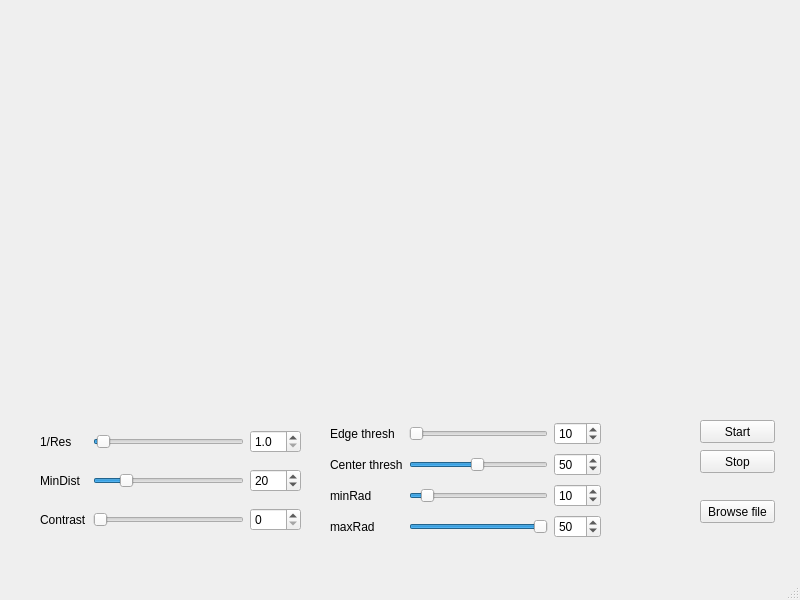
<?xml version="1.0" encoding="UTF-8"?>
<ui version="4.0">
 <class>MainWindow</class>
 <widget class="QMainWindow" name="MainWindow">
  <property name="geometry">
   <rect>
    <x>0</x>
    <y>0</y>
    <width>800</width>
    <height>600</height>
   </rect>
  </property>
  <property name="windowTitle">
   <string>MainWindow</string>
  </property>
  <property name="styleSheet">
   <string notr="true">nr-label-background: rgb(255, 255, 255)</string>
  </property>
  <widget class="QWidget" name="centralwidget">
   <widget class="QLabel" name="VideoFeed">
    <property name="geometry">
     <rect>
      <x>20</x>
      <y>10</y>
      <width>731</width>
      <height>381</height>
     </rect>
    </property>
    <property name="autoFillBackground">
     <bool>false</bool>
    </property>
    <property name="text">
     <string/>
    </property>
   </widget>
   <widget class="QPushButton" name="browseFile">
    <property name="geometry">
     <rect>
      <x>700</x>
      <y>500</y>
      <width>75</width>
      <height>23</height>
     </rect>
    </property>
    <property name="text">
     <string>Browse file</string>
    </property>
   </widget>
   <widget class="QPushButton" name="stopBtn">
    <property name="geometry">
     <rect>
      <x>700</x>
      <y>450</y>
      <width>75</width>
      <height>23</height>
     </rect>
    </property>
    <property name="text">
     <string>Stop</string>
    </property>
   </widget>
   <widget class="QPushButton" name="startBtn">
    <property name="geometry">
     <rect>
      <x>700</x>
      <y>420</y>
      <width>75</width>
      <height>23</height>
     </rect>
    </property>
    <property name="text">
     <string>Start</string>
    </property>
   </widget>
   <widget class="QWidget" name="">
    <property name="geometry">
     <rect>
      <x>40</x>
      <y>420</y>
      <width>261</width>
      <height>121</height>
     </rect>
    </property>
    <layout class="QGridLayout" name="gridLayout">
     <item row="1" column="0">
      <widget class="QLabel" name="label_2">
       <property name="text">
        <string>MinDist</string>
       </property>
      </widget>
     </item>
     <item row="2" column="1">
      <widget class="QSlider" name="contrastSlider">
       <property name="minimum">
        <number>1</number>
       </property>
       <property name="orientation">
        <enum>Qt::Horizontal</enum>
       </property>
      </widget>
     </item>
     <item row="0" column="0">
      <widget class="QLabel" name="label">
       <property name="text">
        <string>1/Res</string>
       </property>
      </widget>
     </item>
     <item row="2" column="0">
      <widget class="QLabel" name="label_3">
       <property name="text">
        <string>Contrast</string>
       </property>
      </widget>
     </item>
     <item row="0" column="1">
      <widget class="QSlider" name="radiusSlider">
       <property name="minimum">
        <number>10</number>
       </property>
       <property name="maximum">
        <number>100</number>
       </property>
       <property name="value">
        <number>12</number>
       </property>
       <property name="orientation">
        <enum>Qt::Horizontal</enum>
       </property>
      </widget>
     </item>
     <item row="2" column="2">
      <widget class="QSpinBox" name="contrastSpinBox"/>
     </item>
     <item row="1" column="2">
      <widget class="QSpinBox" name="minDistSpinBox">
       <property name="minimum">
        <number>1</number>
       </property>
       <property name="maximum">
        <number>100</number>
       </property>
       <property name="value">
        <number>20</number>
       </property>
      </widget>
     </item>
     <item row="1" column="1">
      <widget class="QSlider" name="minDistSlider">
       <property name="minimum">
        <number>1</number>
       </property>
       <property name="maximum">
        <number>100</number>
       </property>
       <property name="value">
        <number>20</number>
       </property>
       <property name="orientation">
        <enum>Qt::Horizontal</enum>
       </property>
      </widget>
     </item>
     <item row="0" column="2">
      <widget class="QDoubleSpinBox" name="radiusSpinBox">
       <property name="decimals">
        <number>1</number>
       </property>
       <property name="minimum">
        <double>1.000000000000000</double>
       </property>
       <property name="maximum">
        <double>10.000000000000000</double>
       </property>
       <property name="singleStep">
        <double>0.100000000000000</double>
       </property>
      </widget>
     </item>
    </layout>
   </widget>
   <widget class="QWidget" name="">
    <property name="geometry">
     <rect>
      <x>330</x>
      <y>420</y>
      <width>271</width>
      <height>121</height>
     </rect>
    </property>
    <layout class="QGridLayout" name="gridLayout_2">
     <item row="0" column="0">
      <widget class="QLabel" name="label_5">
       <property name="text">
        <string>Edge thresh</string>
       </property>
      </widget>
     </item>
     <item row="0" column="1">
      <widget class="QSlider" name="param1Slider">
       <property name="minimum">
        <number>1</number>
       </property>
       <property name="maximum">
        <number>100</number>
       </property>
       <property name="orientation">
        <enum>Qt::Horizontal</enum>
       </property>
      </widget>
     </item>
     <item row="0" column="2">
      <widget class="QSpinBox" name="param1SpinBox">
       <property name="minimum">
        <number>1</number>
       </property>
       <property name="maximum">
        <number>100</number>
       </property>
       <property name="value">
        <number>10</number>
       </property>
      </widget>
     </item>
     <item row="1" column="0">
      <widget class="QLabel" name="label_4">
       <property name="text">
        <string>Center thresh</string>
       </property>
      </widget>
     </item>
     <item row="1" column="1">
      <widget class="QSlider" name="param2Slider">
       <property name="minimum">
        <number>1</number>
       </property>
       <property name="maximum">
        <number>100</number>
       </property>
       <property name="value">
        <number>50</number>
       </property>
       <property name="orientation">
        <enum>Qt::Horizontal</enum>
       </property>
      </widget>
     </item>
     <item row="1" column="2">
      <widget class="QSpinBox" name="param2SpinBox">
       <property name="minimum">
        <number>1</number>
       </property>
       <property name="maximum">
        <number>100</number>
       </property>
       <property name="value">
        <number>50</number>
       </property>
      </widget>
     </item>
     <item row="2" column="0">
      <widget class="QLabel" name="label_6">
       <property name="text">
        <string>minRad</string>
       </property>
      </widget>
     </item>
     <item row="2" column="1">
      <widget class="QSlider" name="minRadSlider">
       <property name="minimum">
        <number>1</number>
       </property>
       <property name="maximum">
        <number>100</number>
       </property>
       <property name="value">
        <number>10</number>
       </property>
       <property name="orientation">
        <enum>Qt::Horizontal</enum>
       </property>
      </widget>
     </item>
     <item row="2" column="2">
      <widget class="QSpinBox" name="minRadSpinBox">
       <property name="minimum">
        <number>1</number>
       </property>
       <property name="maximum">
        <number>100</number>
       </property>
       <property name="value">
        <number>10</number>
       </property>
      </widget>
     </item>
     <item row="3" column="0">
      <widget class="QLabel" name="label_7">
       <property name="text">
        <string>maxRad</string>
       </property>
      </widget>
     </item>
     <item row="3" column="1">
      <widget class="QSlider" name="maxRadSlider">
       <property name="minimum">
        <number>1</number>
       </property>
       <property name="maximum">
        <number>100</number>
       </property>
       <property name="value">
        <number>100</number>
       </property>
       <property name="orientation">
        <enum>Qt::Horizontal</enum>
       </property>
      </widget>
     </item>
     <item row="3" column="2">
      <widget class="QSpinBox" name="maxRadSpinBox">
       <property name="minimum">
        <number>1</number>
       </property>
       <property name="maximum">
        <number>100</number>
       </property>
       <property name="value">
        <number>50</number>
       </property>
      </widget>
     </item>
    </layout>
   </widget>
  </widget>
  <widget class="QMenuBar" name="menubar">
   <property name="geometry">
    <rect>
     <x>0</x>
     <y>0</y>
     <width>800</width>
     <height>21</height>
    </rect>
   </property>
  </widget>
  <widget class="QStatusBar" name="statusbar"/>
 </widget>
 <resources/>
 <connections>
  <connection>
   <sender>minDistSlider</sender>
   <signal>valueChanged(int)</signal>
   <receiver>minDistSpinBox</receiver>
   <slot>setValue(int)</slot>
   <hints>
    <hint type="sourcelabel">
     <x>248</x>
     <y>496</y>
    </hint>
    <hint type="destinationlabel">
     <x>262</x>
     <y>498</y>
    </hint>
   </hints>
  </connection>
  <connection>
   <sender>minDistSpinBox</sender>
   <signal>valueChanged(int)</signal>
   <receiver>minDistSlider</receiver>
   <slot>setValue(int)</slot>
   <hints>
    <hint type="sourcelabel">
     <x>260</x>
     <y>498</y>
    </hint>
    <hint type="destinationlabel">
     <x>237</x>
     <y>497</y>
    </hint>
   </hints>
  </connection>
  <connection>
   <sender>contrastSlider</sender>
   <signal>valueChanged(int)</signal>
   <receiver>contrastSpinBox</receiver>
   <slot>setValue(int)</slot>
   <hints>
    <hint type="sourcelabel">
     <x>248</x>
     <y>529</y>
    </hint>
    <hint type="destinationlabel">
     <x>266</x>
     <y>531</y>
    </hint>
   </hints>
  </connection>
  <connection>
   <sender>contrastSpinBox</sender>
   <signal>valueChanged(int)</signal>
   <receiver>contrastSlider</receiver>
   <slot>setValue(int)</slot>
   <hints>
    <hint type="sourcelabel">
     <x>263</x>
     <y>536</y>
    </hint>
    <hint type="destinationlabel">
     <x>248</x>
     <y>536</y>
    </hint>
   </hints>
  </connection>
  <connection>
   <sender>maxRadSlider</sender>
   <signal>valueChanged(int)</signal>
   <receiver>maxRadSpinBox</receiver>
   <slot>setValue(int)</slot>
   <hints>
    <hint type="sourcelabel">
     <x>480</x>
     <y>542</y>
    </hint>
    <hint type="destinationlabel">
     <x>559</x>
     <y>546</y>
    </hint>
   </hints>
  </connection>
  <connection>
   <sender>maxRadSpinBox</sender>
   <signal>valueChanged(int)</signal>
   <receiver>maxRadSlider</receiver>
   <slot>setValue(int)</slot>
   <hints>
    <hint type="sourcelabel">
     <x>564</x>
     <y>538</y>
    </hint>
    <hint type="destinationlabel">
     <x>520</x>
     <y>538</y>
    </hint>
   </hints>
  </connection>
  <connection>
   <sender>minRadSlider</sender>
   <signal>valueChanged(int)</signal>
   <receiver>minRadSpinBox</receiver>
   <slot>setValue(int)</slot>
   <hints>
    <hint type="sourcelabel">
     <x>497</x>
     <y>515</y>
    </hint>
    <hint type="destinationlabel">
     <x>575</x>
     <y>512</y>
    </hint>
   </hints>
  </connection>
  <connection>
   <sender>minRadSpinBox</sender>
   <signal>valueChanged(int)</signal>
   <receiver>minRadSlider</receiver>
   <slot>setValue(int)</slot>
   <hints>
    <hint type="sourcelabel">
     <x>563</x>
     <y>518</y>
    </hint>
    <hint type="destinationlabel">
     <x>534</x>
     <y>521</y>
    </hint>
   </hints>
  </connection>
  <connection>
   <sender>param2Slider</sender>
   <signal>valueChanged(int)</signal>
   <receiver>param2SpinBox</receiver>
   <slot>setValue(int)</slot>
   <hints>
    <hint type="sourcelabel">
     <x>533</x>
     <y>486</y>
    </hint>
    <hint type="destinationlabel">
     <x>568</x>
     <y>484</y>
    </hint>
   </hints>
  </connection>
  <connection>
   <sender>param2SpinBox</sender>
   <signal>valueChanged(int)</signal>
   <receiver>param2Slider</receiver>
   <slot>setValue(int)</slot>
   <hints>
    <hint type="sourcelabel">
     <x>563</x>
     <y>489</y>
    </hint>
    <hint type="destinationlabel">
     <x>531</x>
     <y>489</y>
    </hint>
   </hints>
  </connection>
  <connection>
   <sender>param1Slider</sender>
   <signal>valueChanged(int)</signal>
   <receiver>param1SpinBox</receiver>
   <slot>setValue(int)</slot>
   <hints>
    <hint type="sourcelabel">
     <x>490</x>
     <y>452</y>
    </hint>
    <hint type="destinationlabel">
     <x>587</x>
     <y>451</y>
    </hint>
   </hints>
  </connection>
  <connection>
   <sender>param1SpinBox</sender>
   <signal>valueChanged(int)</signal>
   <receiver>param1Slider</receiver>
   <slot>setValue(int)</slot>
   <hints>
    <hint type="sourcelabel">
     <x>575</x>
     <y>458</y>
    </hint>
    <hint type="destinationlabel">
     <x>514</x>
     <y>460</y>
    </hint>
   </hints>
  </connection>
 </connections>
</ui>
